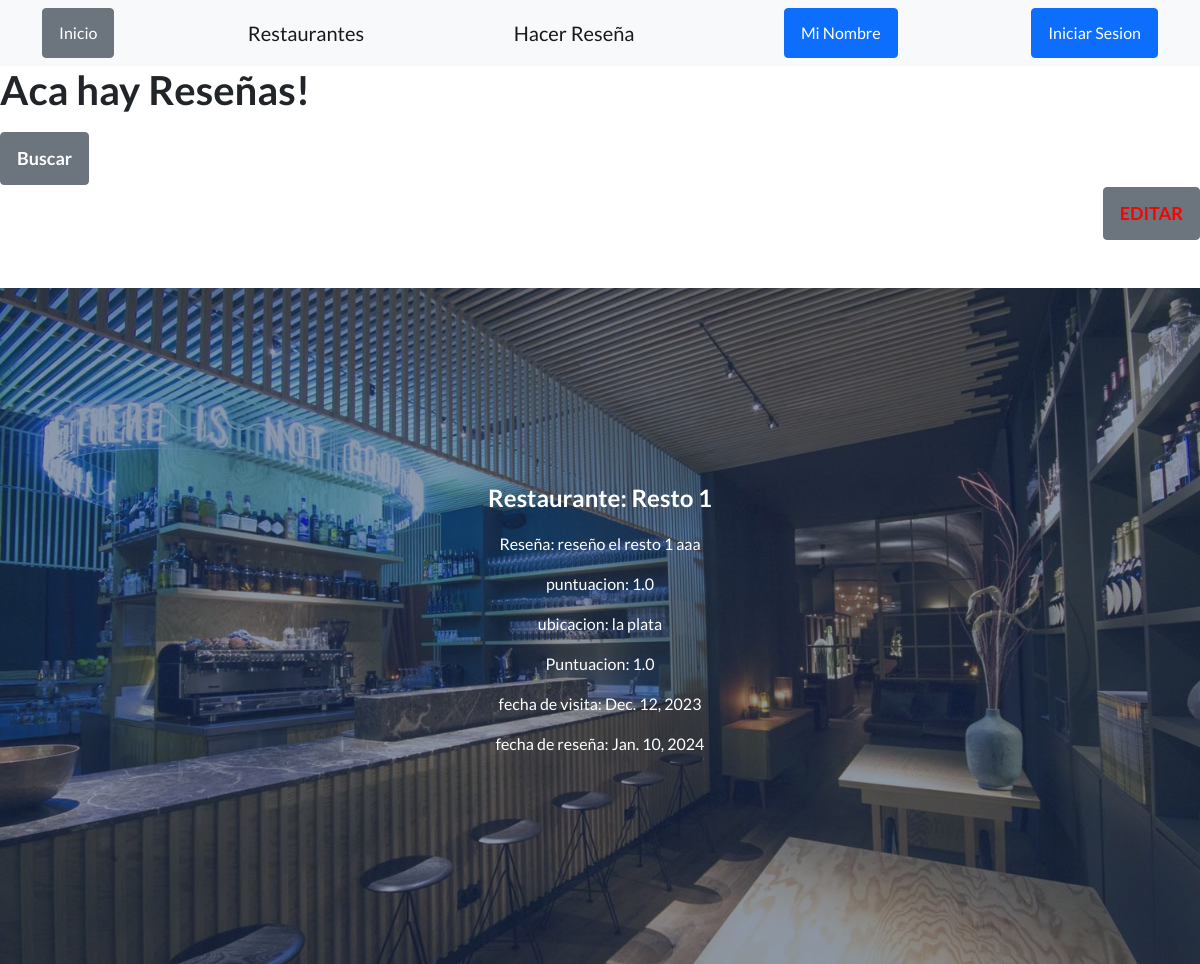
Page /AppResto/reseñas/ on the committed database.
### AppResto/models.py (models this page shows, shortened)
class Reseña(models.Model):
    restaurante = models.CharField(max_length=99)
    puntuacion = models.FloatField()
    ubicacion=models.CharField(max_length=99)
    fecha_de_visita = models.DateField()
    fecha_de_reseña = models.DateField()
    reseña=models.CharField(max_length=150)

### AppResto/views.py (called while the page is built)
def Reseñas(request):
    reseñas=Reseña.objects.all()
    return render(request,"AppResto/reseñas.html",{"reseñas":reseñas})

### AppResto/templates/AppResto/reseñas.html (shortened to what this page needs)
<!DOCTYPE html>
<html lang="en">
    {% load static %}
    <head>
        <link href="https://cdn.jsdelivr.net/npm/bootstrap-icons@1.5.0/font/bootstrap-icons.css" rel="stylesheet" type="text/css" />
        <link href="{% static 'AppResto/css/styles.css' %}"rel="stylesheet" />
    </head>
    <body>
        <nav class="navbar navbar-light bg-light static-top">
            <div class="container">
                {% block botones %}
                <a class="btn btn-secondary" href="{% url 'inicio' %}">Inicio</a>
                <a class="navbar-brand" href="{% url 'Restos' %}">Restaurantes</a>
                <a class="navbar-brand" href="{% url 'crear_reseña' %}">Hacer Reseña</a>
                <a class="btn btn-primary" href="{% url 'usuario' %}">Mi Nombre</a>
                <a class="btn btn-primary" href="{% url 'iniciar_sesion' %}">Iniciar Sesion</a>
                {% endblock %}
                </div>
        </nav>
        {% block buscaryeditar %}
        <h1 class="mb-5">Aca hay Reseñas!
           <p> <div class="text-rg-end">
                <a class="btn btn-secondary" href="{% url 'buscar_reseña' %}"><strong><font size= "4">Buscar</font size></strong></a>
                     <div class="text-lg-end">
                <a class="btn btn-secondary" href="{% url 'select_reseña' %}"><strong><font size= "4" color="red">EDITAR</font size></strong></a>
            </div>
        </div>
        </p>
        </h1>
        {% endblock %}
                    <header class="masthead">
                        <div class="container position-relative">
                            <div class="row justify-content-center">
                                <div class="col-xl-6">
                                    <div class="text-center text-white">
                    {% block muestra %}
        {% for x in reseñas %}
            <p><strong><font size= "5">Restaurante: {{x.restaurante}}</font size></strong></p>
            <p>Reseña: {{x.reseña}}</p>
            <p>puntuacion: {{x.puntuacion}}</p>
            <p>ubicacion: {{x.ubicacion}}</p>
            <p>Puntuacion: {{x.puntuacion}}</p>
            <p>fecha de visita: {{x.fecha_de_visita}}</p>
            <p>fecha de reseña: {{x.fecha_de_reseña}}</p>
        {% endfor %}
         </div>
         </div>
         {% endblock %}
        </div>
    </div>
</header>
        </html>

### rows in the picture
Reseña: restaurante "Resto 1", reseña "reseño el resto 1 aaa", puntuacion "1.0", ubicacion "la plata", fecha_de_visita "Dec. 12, 2023", fecha_de_reseña "Jan. 10, 2024"
